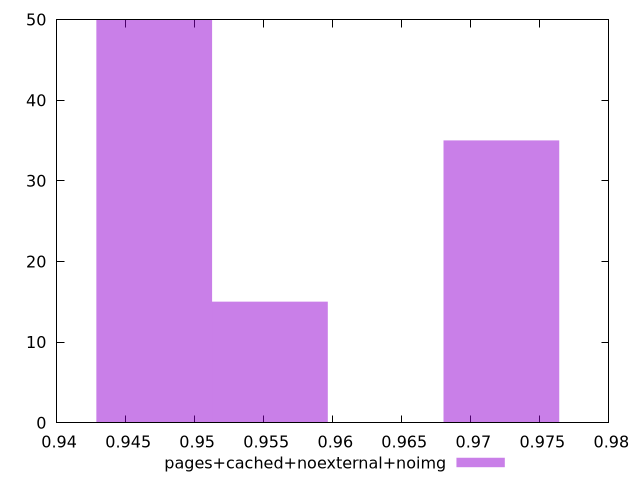

gnuplot code for this plot:
$_pagesCachedNoexternalNoimg <<EOF
0.9722129976498917 35
0.9470695580554979 50
0.9554507045869625 15
EOF
set key outside below
set terminal pngcairo
set output "report_00006_2020-11-02T20-21-41.718Z/first-meaningful-paint/pages+cached+noexternal+noimg//hist.png"
set yrange [0:50]
set boxwidth 0.008381146531464583
set style fill transparent solid 0.5 noborder
plot $_pagesCachedNoexternalNoimg title "pages+cached+noexternal+noimg" with boxes ,
